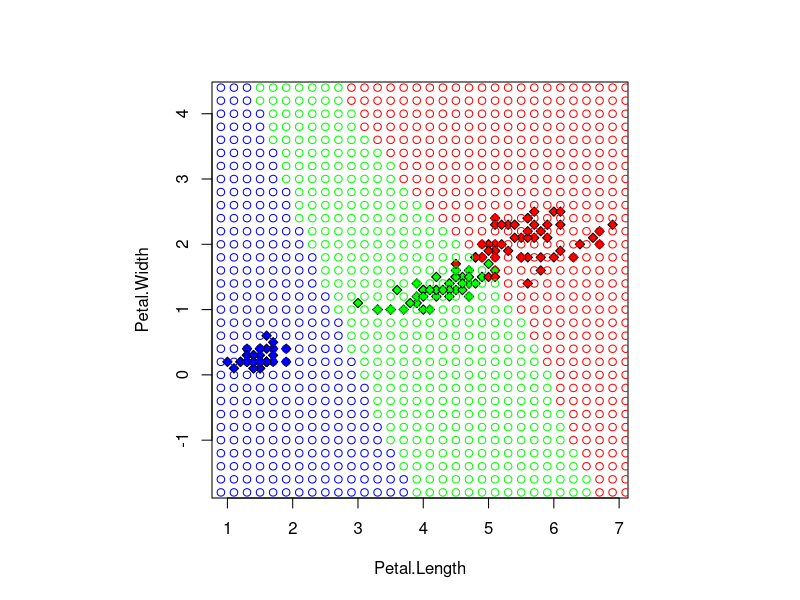

This chart was generated by the following R code:
euclidean <- function(a, b) {
  return (sqrt(sum((a - b) ^ 2)))
}

w1 <- function(k, dist) {
  return (0.952381 ^ k)
}

kwNN <- function(dataset, points, k, dist = euclidean, weight = w1) {
  answer <- array(dim = c(length(points[,1])))
  classes = unique(iris$Species)
  
  for (i in 1:length(points[,1])) {
    cat("\rPoint", i, "of", length(points[,1]))
    distance <- array(dim = c(length(dataset[,1])))
    for (j in 1:length(dataset[,1])) {
      distance[j] = dist(points[i, ], dataset[j, 3:4])
    }
    sortedDataset <- dataset[order(distance),]
    distance <- sort(distance)
    
    scores <- rep(x = 0, times = length(classes))
    names(scores) = classes
    for (j in 1:k) {
      scores[sortedDataset$Species[j]] = scores[sortedDataset$Species[j]] + weight(j, distance[j])
    }
    
    answer[i] = names(which.max(scores))[1]
  }
  
  return (answer)
}

par(mfrow=c(1,1), pty="s")

xs <- seq(from = 0.5, to = 7.5, by = 0.2)
ys <- seq(from = -2, to = 5, by = 0.2)

z <- array(dim = c(length(xs) * length(ys), 2))

index <- 1
for (i in xs) {
  for (j in ys) {
    z[index,] <- c(i, j)
    index <- index + 1
  }
}

result <- kwNN(iris, z, 30)

colors <- c("setosa" = "blue", "virginica" = "red", "versicolor" = "green")
plot(iris[, 3:4], bg = colors[paste(iris$Species)], pch=23, asp=1)
points(z[,1], z[,2], col = colors[result], pch = 21)